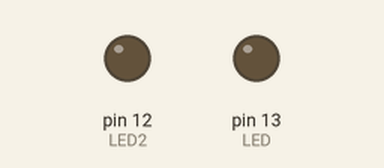
This sketch was run on a simulated Arduino Uno, built with avr-gcc and run on an emulated ATmega328P. On the bench: output pins drawn as LEDs (lit = HIGH).

Above: at 2.5 s.
At 41.02 s:
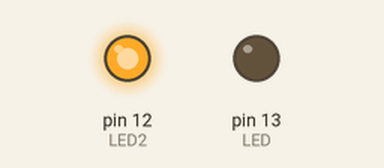
At 50.5 s:
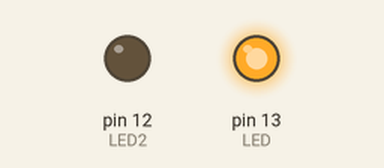
Timing chart, 0 to 53.0 s (numbered marks = the images above):
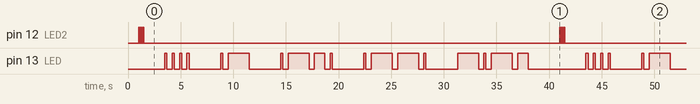

Measured:
- by itself, pin 12 (LED2): repeats every 40.0 s: 3 × (LOW 0.10 s, HIGH 0.05 s), LOW 39.5 s, HIGH 0.05 s
- by itself, pin 13 (LED): moves between LOW and HIGH, repeating every 40.0 s
- by itself, everything shown: repeats every 40.0 s, in 44 steps

The sketch:

Blink.ino
```cpp
/*
 Sketch Title: H A P P Y

This code is for a certain LED light setup on the breaboard, where the LED lights form 2 smiley faces.
Blue/green LEDs form one smiley and red/yellow LEDs form another smiley.
The blue/green LEDs are connected to Pin 12 and have the pattern that lights when the yellow/red LEDs are not lit.
The b/g LEDs signal the start of a morse code loop that the red/yellow LED lights play.

 */

int LED = 13;
int LED2 = 12;

// the setup function runs once when you press reset or power the board
void setup() {
  // initialize digital pin LED_BUILTIN as an output.
  pinMode(LED, OUTPUT);
  delay(500);
  pinMode(LED2, OUTPUT);
  delay(500);
}


// the loop function runs over and over again forever
void loop() {

// start signal
  digitalWrite(LED2, HIGH);   // turn the LED on (HIGH is the voltage level)
  delay(50);                       // wait
  digitalWrite(LED2, LOW);    // turn the LED off by making the voltage LOW
  delay(100);

  digitalWrite(LED2, HIGH);   // turn the LED on (HIGH is the voltage level)
  delay(50);                       // wait
  digitalWrite(LED2, LOW);    // turn the LED off by making the voltage LOW
  delay(100);

  digitalWrite(LED2, HIGH);   // turn the LED on (HIGH is the voltage level)
  delay(50);                       // wait
  digitalWrite(LED2, LOW);    // turn the LED off by making the voltage LOW
  delay(100);

  digitalWrite(LED2, HIGH);   // turn the LED on (HIGH is the voltage level)
  delay(50);                       // wait
  digitalWrite(LED2, LOW);    // turn the LED off by making the voltage LOW
  delay(2000);


// H
  // dot
  digitalWrite(LED, HIGH);   // turn the LED on (HIGH is the voltage level)
  delay(200);                // wait
  digitalWrite(LED, LOW);    // turn the LED off by making the voltage LOW
  delay(500);

  // dot
   digitalWrite(LED, HIGH);   // turn the LED on (HIGH is the voltage level)
  delay(200);                 // wait
  digitalWrite(LED, LOW);    // turn the LED off by making the voltage LOW
  delay(500);

  // dot
   digitalWrite(LED, HIGH);   // turn the LED on (HIGH is the voltage level)
  delay(200);                 // wait
  digitalWrite(LED, LOW);    // turn the LED off by making the voltage LOW
  delay(500);

  // dot
  digitalWrite(LED, HIGH);   // turn the LED on (HIGH is the voltage level)
  delay(200);                // wait
  digitalWrite(LED, LOW);    // turn the LED off by making the voltage LOW
  delay(3000);              // pause for separation

// pause!!

// A

  // dot
   digitalWrite(LED, HIGH);   // turn the LED on (HIGH is the voltage level)
  delay(200);                 // wait
  digitalWrite(LED, LOW);    // turn the LED off by making the voltage LOW
  delay(500);

  // dash
  digitalWrite(LED, HIGH);   // turn the LED on (HIGH is the voltage level)
  delay(2000);                // wait
  digitalWrite(LED, LOW);    // turn the LED off by making the voltage LOW
  delay(3000);               // pause for separation

// pause!!

// P

// dot
  digitalWrite(LED, HIGH);   // turn the LED on (HIGH is the voltage level)
  delay(200);                // wait
  digitalWrite(LED, LOW);    // turn the LED off by making the voltage LOW
  delay(500);

// dash
  digitalWrite(LED, HIGH);   // turn the LED on (HIGH is the voltage level)
  delay(2000);                // wait
  digitalWrite(LED, LOW);    // turn the LED off by making the voltage LOW
  delay(500);

// dash
  digitalWrite(LED, HIGH);   // turn the LED on (HIGH is the voltage level)
  delay(1000);                // wait
  digitalWrite(LED, LOW);    // turn the LED off by making the voltage LOW
  delay(500);

// dot
  digitalWrite(LED, HIGH);   // turn the LED on (HIGH is the voltage level)
  delay(200);                // wait
  digitalWrite(LED, LOW);    // turn the LED off by making the voltage LOW
  delay(3000);               //pause of separation

// pause!!

// P
 // dot
  digitalWrite(LED, HIGH);   // turn the LED on (HIGH is the voltage level)
  delay(200);                // wait
  digitalWrite(LED, LOW);    // turn the LED off by making the voltage LOW
  delay(500);

// dash
  digitalWrite(LED, HIGH);   // turn the LED on (HIGH is the voltage level)
  delay(2000);                // wait
  digitalWrite(LED, LOW);    // turn the LED off by making the voltage LOW
  delay(500);

// dash
  digitalWrite(LED, HIGH);   // turn the LED on (HIGH is the voltage level)
  delay(2000);                // wait
  digitalWrite(LED, LOW);    // turn the LED off by making the voltage LOW
  delay(500);

// dot
  digitalWrite(LED, HIGH);   // turn the LED on (HIGH is the voltage level)
  delay(200);                // wait
  digitalWrite(LED, LOW);    // turn the LED off by making the voltage LOW
  delay(3000);               //pause of separation

// pause!!

// Y
// dash
  digitalWrite(LED, HIGH);   // turn the LED on (HIGH is the voltage level)
  delay(2000);                // wait
  digitalWrite(LED, LOW);    // turn the LED off by making the voltage LOW
  delay(500);

// dot
  digitalWrite(LED, HIGH);   // turn the LED on (HIGH is the voltage level)
  delay(200);                // wait
  digitalWrite(LED, LOW);    // turn the LED off by making the voltage LOW
  delay(500);

 // dash
  digitalWrite(LED, HIGH);   // turn the LED on (HIGH is the voltage level)
  delay(2000);                // wait
  digitalWrite(LED, LOW);    // turn the LED off by making the voltage LOW
  delay(500);

 // dash
  digitalWrite(LED, HIGH);   // turn the LED on (HIGH is the voltage level)
  delay(1000);                // wait
  digitalWrite(LED, LOW);    // turn the LED off by making the voltage LOW
  delay(3000);

}
```
